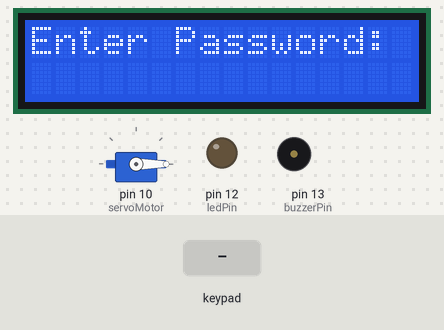
The sketch below on a simulated Arduino Uno, built with avr-gcc and run on an emulated ATmega328P. Shown: 16×2 character LCD, servo, output pins drawn as LEDs (lit = HIGH), buzzer (waves = sounding, pin HIGH). The inputs (shaded band) are chosen by the test bench.

Above: at 1.2 s.
1.3 s: keypad keys 2 4 6 8 # pressed 0.4 s apart
At 3.3 s:
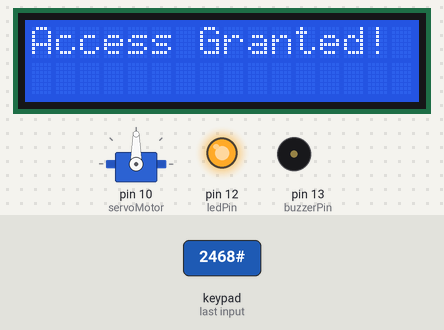
6.3 s: key '#' pressed
At 7.1 s:
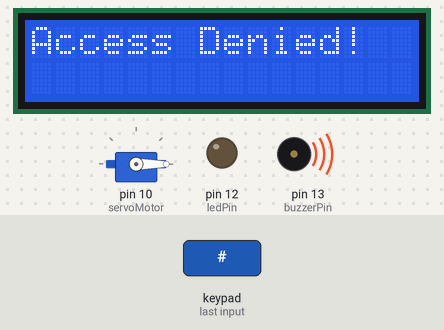
8.8 s: key 'A' pressed
At 9.8 s:
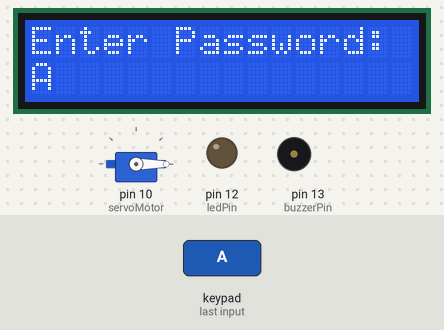
10.3 s: keypad keys 2 4 6 8 A pressed 0.4 s apart
At 13.3 s:
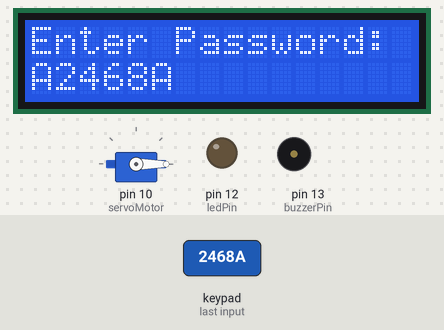
13.8 s: key 'B' pressed
At 15.0 s:
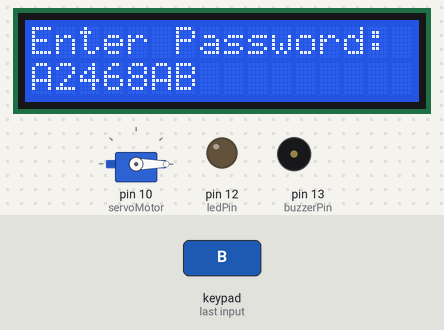
15.3 s: keypad keys 2 4 6 8 D pressed 0.4 s apart
At 17.5 s:
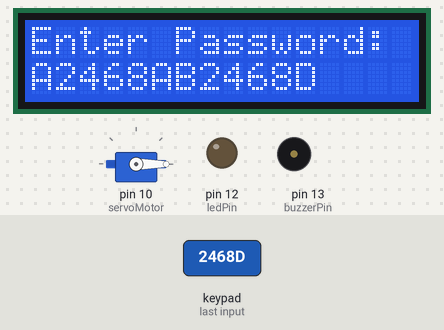
Timing chart, 0 to 19.0 s (numbered marks = the images above; inputs shaded):
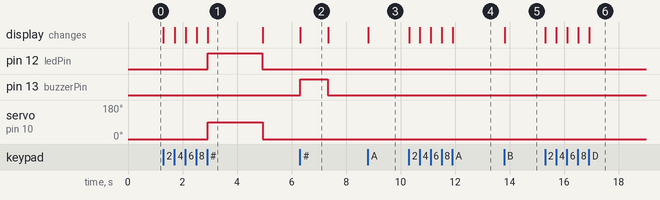

Measured:
- after the input at 1.3 s, pin 12 (ledPin): LOW → HIGH after 1.6 s, → LOW 2.0 s later; servo on pin 10 (servoMotor): 0° → 90° after 1.6 s, → 0° 2.0 s later; the display: first changes at once (image 1 shows a later state)
- after the input at 6.3 s, pin 13 (buzzerPin): LOW → HIGH at once, → LOW 1.0 s later; the display: changes at once (image 2)
- after the input at 8.8 s, the display: changes at once (image 3)
- after the input at 10.3 s, the display: first changes at once (image 4 shows a later state)
- after the input at 13.8 s, the display: changes at once (image 5)
- after the input at 15.3 s, the display: first changes at once (image 6 shows a later state)
- what the display in image 1 shows lasts 2.0 s, from 2.9 s to 4.9 s

The sketch:

sketch_mar7a.ino
```cpp
#include <Keypad.h>
#include <Servo.h>
#include <LiquidCrystal_I2C.h>

// Initialize the LCD display (I2C address, columns, rows)
LiquidCrystal_I2C lcd(0x27, 16, 2);

// Initialize the servo motor
Servo servoMotor;

// Define the buzzer pin
const int buzzerPin = 13;

// Define the LED pin
const int ledPin = 12;

// Define the password (change it as needed)
String password = "2468";
String tempPassword = "";

// Define the keypad layout
const byte ROWS = 4;
const byte COLS = 4;
char keys[ROWS][COLS] = {
  {'1', '2', '3', 'A'},
  {'4', '5', '6', 'B'},
  {'7', '8', '9', 'C'},
  {'*', '0', '#', 'D'}
};

// Define the keypad row and column pins
byte rowPins[ROWS] = {9, 8, 7, 6};
byte colPins[COLS] = {5, 4, 3, 2};

// Create the keypad object
Keypad customKeypad = Keypad(makeKeymap(keys), rowPins, colPins, ROWS, COLS);

void setup() {
  // Initialize the LCD display
  lcd.begin();
  lcd.backlight();
  lcd.print("Enter Password:");

  // Attach the servo motor to pin 10
  servoMotor.attach(10);
  servoMotor.write(0); // Initial position (locked)

  // Set the buzzer and LED pins as output
  pinMode(buzzerPin, OUTPUT);
  pinMode(ledPin, OUTPUT);
  digitalWrite(ledPin, LOW); // Turn off the LED initially
}

void loop() {
  char key = customKeypad.getKey();

  if (key) {
    if (key == '#') {
      // Check if the entered password is correct
      if (tempPassword == password) {
        lcd.clear();
        lcd.print("Access Granted!");
        servoMotor.write(90); // Unlock the door
        digitalWrite(ledPin, HIGH); // Turn on the LED
        delay(2000); // Keep the door unlocked for 2 seconds
        servoMotor.write(0); // Lock the door again
        digitalWrite(ledPin, LOW); // Turn off the LED
        lcd.clear();
        lcd.print("Enter Password:");
        tempPassword = ""; // Reset the temporary password
      } else {
        lcd.clear();
        lcd.print("Access Denied!");
        digitalWrite(buzzerPin, HIGH); // Sound the buzzer
        delay(1000); // Buzzer sounds for 1 second
        digitalWrite(buzzerPin, LOW); // Turn off the buzzer
        lcd.clear();
        lcd.print("Enter Password:");
        tempPassword = ""; // Reset the temporary password
      }
    } else if (key == '*') {
      // Clear the entered password
      tempPassword = "";
      lcd.clear();
      lcd.print("Enter Password:");
    } else {
      // Append the key to the temporary password
      tempPassword += key;
      lcd.setCursor(0, 1);
      lcd.print(tempPassword);
    }
  }
}
```
